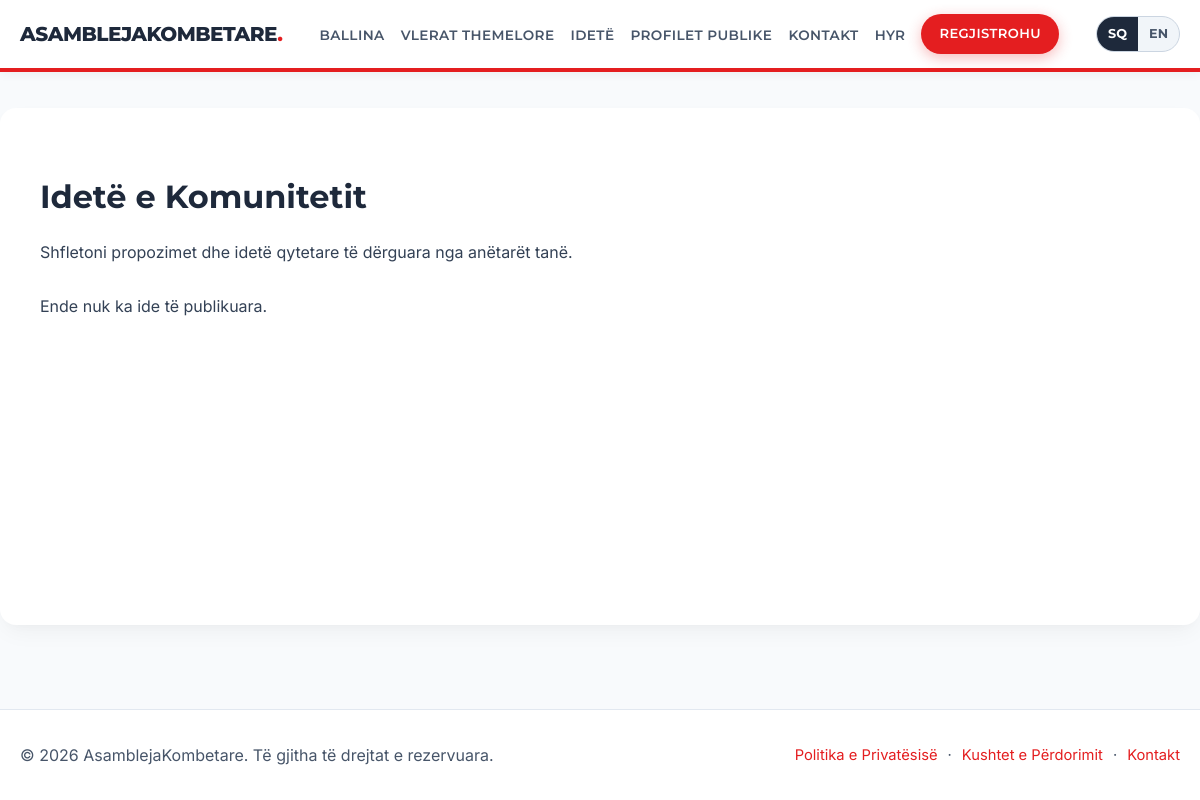
Page /ideas.php on the committed database.
### tables this page shows
CREATE TABLE IF NOT EXISTS `settings` (
  `id` int(11) NOT NULL AUTO_INCREMENT,
  `schema_version` int(11) NOT NULL DEFAULT 2,
  `site_title` varchar(255) NOT NULL DEFAULT 'AsamblejaKombetare',
  `site_description` text,
  `site_description_sq` text,
  `home_banner_text` varchar(255) DEFAULT 'Building Our National Future Together',
  `home_banner_text_sq` varchar(255) DEFAULT 'Ndërtojmë të Ardhmen Tonë Kombëtare Së Bashku',
  `join_us_btn` varchar(255) DEFAULT 'Join Us Now',
  `join_us_btn_sq` varchar(255) DEFAULT 'Bashkohuni Tani',
  `home_core_values_title` varchar(255) DEFAULT 'Our Core Values',
  `home_core_values_title_sq` varchar(255) DEFAULT 'Vlerat Tona Themelore',
  `home_core_values_text` text,
  `home_core_values_text_sq` text,
  `view_values_btn` varchar(255) DEFAULT 'View Core Values',
  `view_values_btn_sq` varchar(255) DEFAULT 'Shiko Vlerat Themelore',
  `home_latest_ideas_title` varchar(255) DEFAULT 'Latest Community Ideas',
  `home_latest_ideas_title_sq` varchar(255) DEFAULT 'Idetë e Fundit të Komunitetit',
  `view_ideas_btn` varchar(255) DEFAULT 'View All Ideas',
  `view_ideas_btn_sq` varchar(255) DEFAULT 'Shiko të Gjitha Idetë',
  `values_page_title` varchar(255) DEFAULT 'Our Core Values',
  `values_page_title_sq` varchar(255) DEFAULT 'Vlerat Tona Themelore',
  `values_page_text` text,
  `values_page_text_sq` text,
  `ideas_page_title` varchar(255) DEFAULT 'Community Ideas',
  `ideas_page_title_sq` varchar(255) DEFAULT 'Idetë e Komunitetit',
  `ideas_page_text` text,
  `ideas_page_text_sq` text,
  `submit_idea_btn` varchar(255) DEFAULT 'Submit an Idea',
  `submit_idea_btn_sq` varchar(255) DEFAULT 'Dërgo një Ide',
  `contact_page_title` varchar(255) DEFAULT 'Contact Us',
  `contact_page_title_sq` varchar(255) DEFAULT 'Na Kontaktoni',
  `contact_page_text` text,
  `contact_page_text_sq` text,
  `register_page_title` varchar(255) DEFAULT 'Register',
  `register_page_title_sq` varchar(255) DEFAULT 'Regjistrohu',
  `login_page_title` varchar(255) DEFAULT 'Login',
  `login_page_title_sq` varchar(255) DEFAULT 'Hyrje',
  `footer_text` varchar(255) DEFAULT 'All rights reserved.',
  `footer_text_sq` varchar(255) DEFAULT 'Të gjitha të drejtat e rezervuara.',
  `email_verification_subject` varchar(255) DEFAULT 'Verify your email for {site_title}',
  `email_verification_subject_sq` varchar(255) DEFAULT 'Verifikoni email-in tuaj për {site_title}',
  `email_verification_message` text,
  `email_verification_message_sq` text,
  `menu_home` varchar(255) DEFAULT 'Home',
  `menu_home_sq` varchar(255) DEFAULT 'Ballina',
  `menu_values` varchar(255) DEFAULT 'Core Values',
  `menu_values_sq` varchar(255) DEFAULT 'Vlerat Themelore',
  `menu_ideas` varchar(255) DEFAULT 'Ideas',
  `menu_ideas_sq` varchar(255) DEFAULT 'Idetë',
  `menu_profiles` varchar(255) DEFAULT 'Public Profiles',
  `menu_profiles_sq` varchar(255) DEFAULT 'Profilet Publike',
  `menu_contact` varchar(255) DEFAULT 'Contact',
  `menu_contact_sq` varchar(255) DEFAULT 'Kontakt',
  `menu_profile` varchar(255) DEFAULT 'Profile',
  `menu_profile_sq` varchar(255) DEFAULT 'Profili',
  `menu_admin` varchar(255) DEFAULT 'Admin Panel',
  `menu_admin_sq` varchar(255) DEFAULT 'Administrimi',
  `menu_logout` varchar(255) DEFAULT 'Logout',
  `menu_logout_sq` varchar(255) DEFAULT 'Dil',
  `menu_login` varchar(255) DEFAULT 'Login',
  `menu_login_sq` varchar(255) DEFAULT 'Hyr',
  `menu_register` varchar(255) DEFAULT 'Register',
  `menu_register_sq` varchar(255) DEFAULT 'Regjistrohu',
  PRIMARY KEY (`id`)
);

### ideas.php (the view, shortened to what the rows shown need)
<?php
require_once __DIR__ . '/includes/db.php';
$per_page = 10;
$page = max(1, (int)($_GET['page'] ?? 1));
$ideas = [];
if ($pdo instanceof PDO) {
    $offset = ($page - 1) * $per_page;
    $stmt = $pdo->prepare("
        SELECT i.title, i.description, u.username, i.created_at
        FROM ideas i
        JOIN users u ON i.user_id = u.id
        WHERE i.status = 'approved'
        ORDER BY i.created_at DESC
        LIMIT ? OFFSET ?
    ");
    $stmt->bindValue(1, $per_page, PDO::PARAM_INT);
    $stmt->bindValue(2, $offset, PDO::PARAM_INT);
    $stmt->execute();
    $ideas = $stmt->fetchAll();
}
?>
<!DOCTYPE html>
<html lang="<?= htmlspecialchars(current_lang(), ENT_QUOTES, 'UTF-8') ?>">
<head>
    <?php include __DIR__ . '/includes/head.php'; ?>
</head>
<body>
    <?php include __DIR__ . '/includes/header.php'; ?>
    <main id="main-content" class="container main-content">
        <div class="flex-header">
            <h1><?= htmlspecialchars($t_ideas_page_title, ENT_QUOTES, 'UTF-8') ?></h1>
        </div>
        <div class="rich-text-content"><?= sanitize_rich_html($t_ideas_page_text) ?></div>
        <div class="ideas-list">
            <?php if (empty($ideas)): ?>
                <p><?= htmlspecialchars(__('no_ideas_yet'), ENT_QUOTES, 'UTF-8') ?></p>
            <?php endif; ?>
        </div>
    </main>
    <?php include __DIR__ . '/includes/footer.php'; ?>
</body>
</html>

### includes/header.php (shortened to what the rows shown need)
<header class="main-header">
    <div class="container header-container">
        <div class="logo">
            <a href="index.php"><span class="logo-text"><?= htmlspecialchars($t_site_title ?? 'AsamblejaKombetare', ENT_QUOTES, 'UTF-8') ?></span></a>
        </div>
        <nav id="primary-navigation" class="main-nav" aria-label="Primary">
            <ul>
                <li><a href="index.php"><?= htmlspecialchars($t_menu_home, ENT_QUOTES, 'UTF-8') ?></a></li>
                <li><a href="core_values.php"><?= htmlspecialchars($t_menu_values, ENT_QUOTES, 'UTF-8') ?></a></li>
                <li><a href="ideas.php"><?= htmlspecialchars($t_menu_ideas, ENT_QUOTES, 'UTF-8') ?></a></li>
                <li><a href="public_profiles.php"><?= htmlspecialchars($t_menu_profiles, ENT_QUOTES, 'UTF-8') ?></a></li>
                <li><a href="contact.php"><?= htmlspecialchars($t_menu_contact, ENT_QUOTES, 'UTF-8') ?></a></li>
                <?php if (!empty($_SESSION['user_id'])): ?>
                    <li><a href="profile.php"><?= htmlspecialchars($t_menu_profile, ENT_QUOTES, 'UTF-8') ?></a></li>
                    <?php if (($_SESSION['role'] ?? '') === 'admin'): ?>
                        <li><a href="admin/index.php"><?= htmlspecialchars($t_menu_admin, ENT_QUOTES, 'UTF-8') ?></a></li>
                    <?php endif; ?>
                    <li>
                        <form method="POST" action="logout.php" class="inline-logout-form">
                            <?= csrf_field() ?>
                            <button type="submit" class="btn-logout-link">
                                <?= htmlspecialchars($t_menu_logout, ENT_QUOTES, 'UTF-8') ?> (<?= htmlspecialchars((string)($_SESSION['username'] ?? ''), ENT_QUOTES, 'UTF-8') ?>)
                            </button>
                        </form>
                    </li>
                <?php else: ?>
                    <li><a href="login.php"><?= htmlspecialchars($t_menu_login, ENT_QUOTES, 'UTF-8') ?></a></li>
                    <li><a href="register.php" class="btn btn-nav-cta"><?= htmlspecialchars($t_menu_register, ENT_QUOTES, 'UTF-8') ?></a></li>
                <?php endif; ?>
            </ul>
        </nav>
    </div>
</header>

### includes/footer.php
<?php
$footer_prefix = $asset_prefix ?? ((strpos(str_replace('\\', '/', (string)($_SERVER['SCRIPT_NAME'] ?? '')), '/admin/') !== false) ? '../' : '');
?>
<footer class="main-footer">
    <div class="container footer-inner">
        <p>&copy; <?= date('Y') ?> <?= htmlspecialchars($t_site_title ?? 'AsamblejaKombetare', ENT_QUOTES, 'UTF-8') ?>. <?= htmlspecialchars($t_footer_text ?? __('All rights reserved.'), ENT_QUOTES, 'UTF-8') ?></p>
        <nav class="footer-links" aria-label="Legal">
            <a href="<?= htmlspecialchars($footer_prefix, ENT_QUOTES, 'UTF-8') ?>privacy.php"><?= htmlspecialchars(__('privacy_policy'), ENT_QUOTES, 'UTF-8') ?></a>
            <span aria-hidden="true">&middot;</span>
            <a href="<?= htmlspecialchars($footer_prefix, ENT_QUOTES, 'UTF-8') ?>terms.php"><?= htmlspecialchars(__('terms_of_use'), ENT_QUOTES, 'UTF-8') ?></a>
            <span aria-hidden="true">&middot;</span>
            <a href="<?= htmlspecialchars($footer_prefix, ENT_QUOTES, 'UTF-8') ?>contact.php"><?= htmlspecialchars($t_menu_contact ?? 'Contact', ENT_QUOTES, 'UTF-8') ?></a>
        </nav>
    </div>
</footer>

### rows in the picture
settings: site_title "ASAMBLEJAKOMBETARE", menu_home_sq "BALLINA", menu_values_sq "VLERAT THEMELORE", menu_ideas_sq "IDETË", menu_profiles_sq "PROFILET PUBLIKE", menu_contact_sq "KONTAKT", menu_login_sq "HYR", menu_register_sq "REGJISTROHU", ideas_page_title_sq "Idetë e Komunitetit", ideas_page_text_sq "Shfletoni propozimet dhe idetë qytetare të dërguara nga anëtarët tanë.", site_title "AsamblejaKombetare", footer_text_sq "Të gjitha të drejtat e rezervuara.", menu_contact_sq "Kontakt"

### other values in the picture
__('no_ideas_yet') "Ende nuk ka ide të publikuara."
__('privacy_policy') "Politika e Privatësisë"
__('terms_of_use') "Kushtet e Përdorimit"
